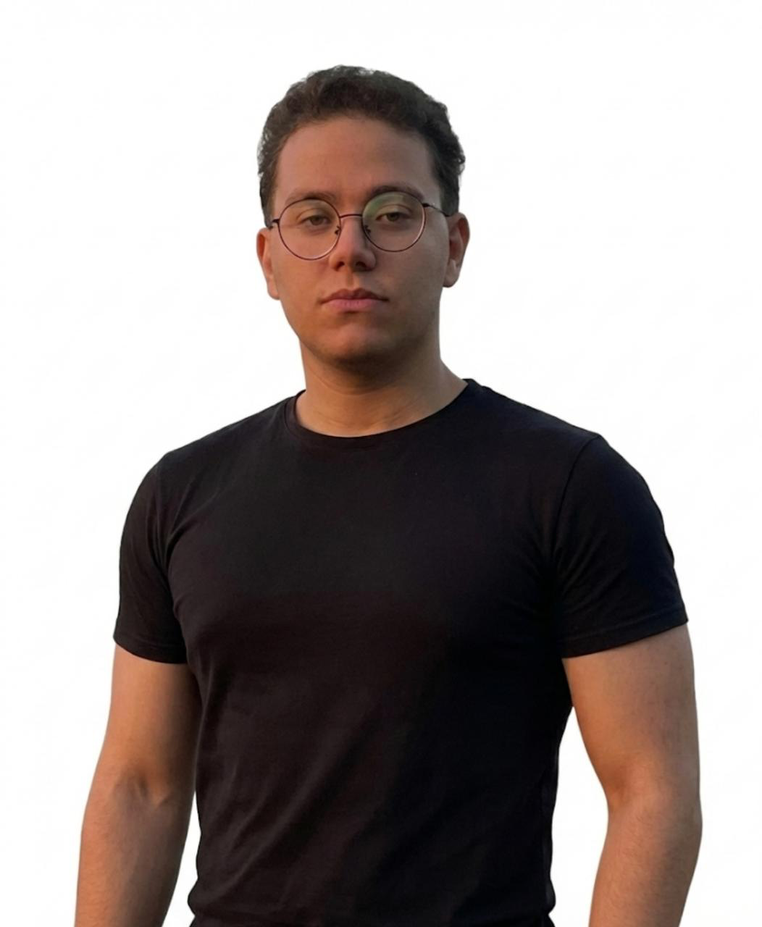
#> input picture image_processing_cartoonifying/image.png, 762 x 927 px, shrunk from 1052 x 1280 before the run
$ python apply_laplacian.py   (older library calls are emulated)
#> lines starting #> are read from the running program, lines starting #| are printed output that depends on the picture; after the words box and inside, x2 and y2 are one past the last pixel; in counts of white or black regions, pixels touching at a corner belong together
import cv2
import numpy as np
import matplotlib.pyplot as plt

from scipy.ndimage import median_filter


import sys

# [7 lines of commented-out code are left out]


def binary_threshold(image,thres = 55,max_val =255):
    ret, binary = cv2.threshold(laplacian, thres, max_val, cv2.THRESH_BINARY)

    return binary

def edge_detection(image):
    """
    Sharpen image using Laplacian filter

    Parameters:
    image: Input image
    """


    image = median_filter(image, size=5) # to deal with noise

    laplacian  = cv2.Laplacian(image, cv2.CV_64F, ksize = 3, delta = 20)

    edges = cv2.convertScaleAbs(laplacian)


    return edges

if __name__ == "__main__":

    img_gray_direct = cv2.imread('image.png', cv2.IMREAD_GRAYSCALE)
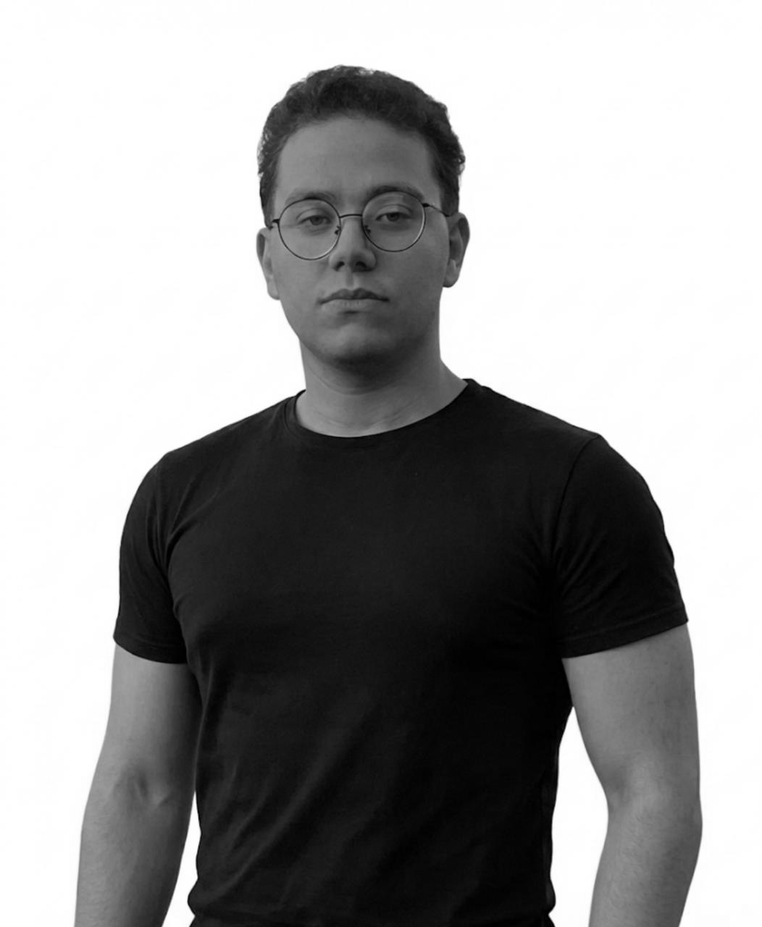
#> img_gray_direct: shape (927, 762); min 0, max 255, mean 153.7


    # Method 1: Read color image and convert to grayscale
    img_color = cv2.imread('image.png', cv2.IMREAD_COLOR)
#> img_color is the input picture: shape (927, 762, 3); mean B, G, R 149.3, 151.6, 160.2
    img_rgb = cv2.cvtColor(img_color, cv2.COLOR_BGR2RGB)
    img_gray_from_color = cv2.cvtColor(img_color, cv2.COLOR_BGR2GRAY)


    # Method 2: Read directly as grayscale
    img_gray_direct = cv2.imread('image.png', cv2.IMREAD_GRAYSCALE)


    # Apply sharpening to grayscale images
    laplacian = edge_detection(img_gray_direct)
#> in edge_detection, `laplacian  = cv2.Laplacian(image, cv2.CV_64F, ksize = 3, delta = 20)`:
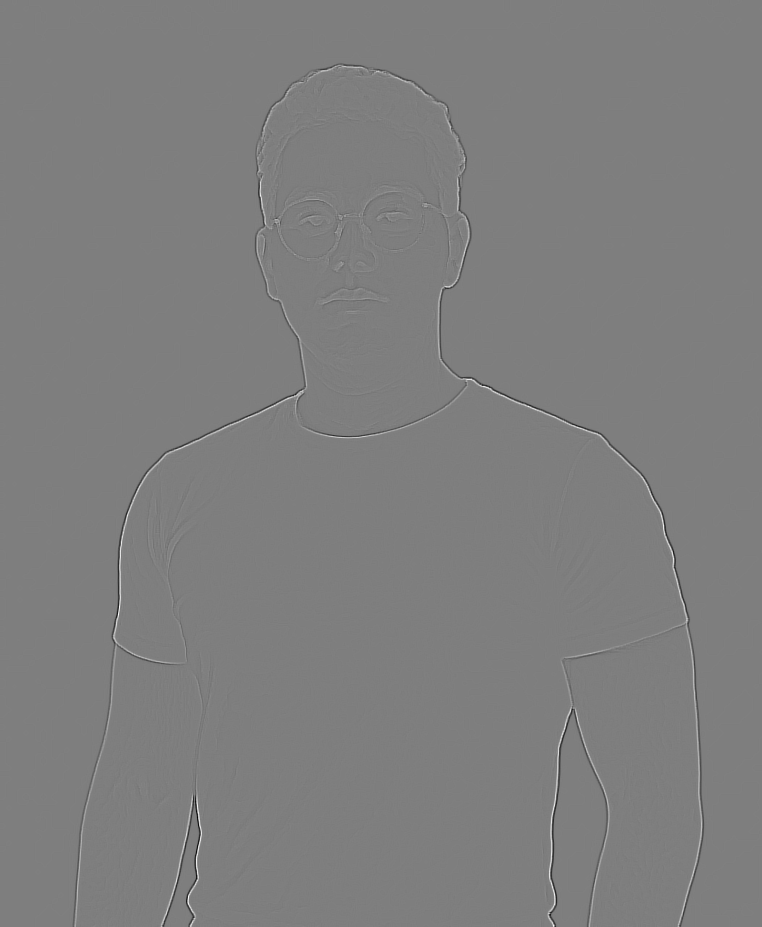
#> laplacian: shape (927, 762) float64; min -544, max 592, mean 20; drawn with min black and max white
#> in edge_detection, `edges = cv2.convertScaleAbs(laplacian)`:
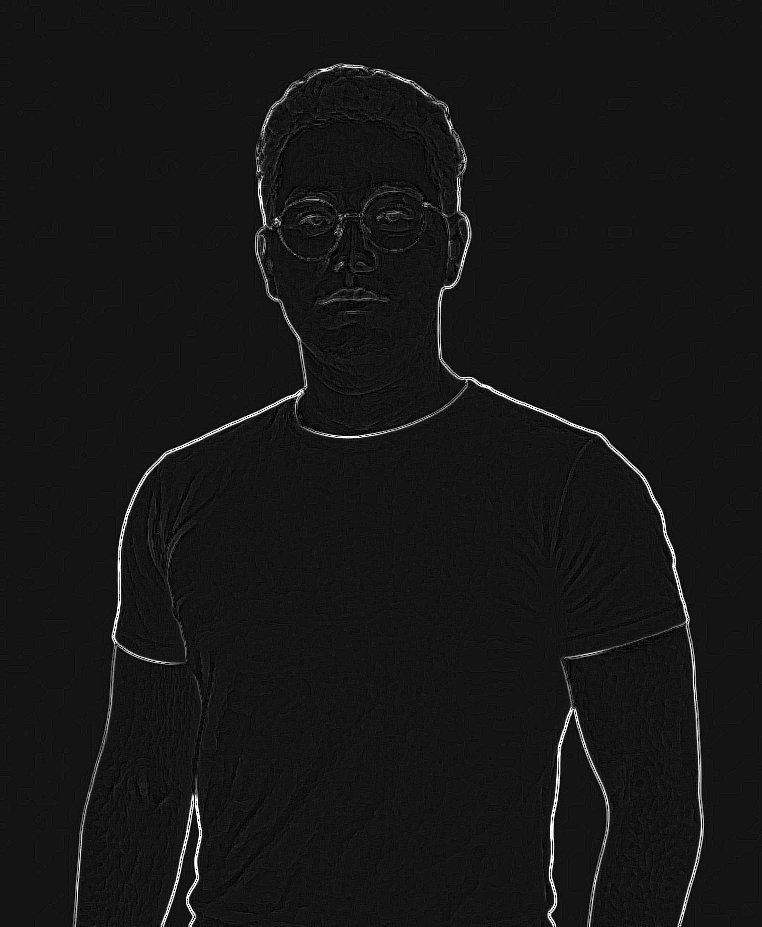
#> edges: shape (927, 762); min 0, max 255, mean 22.5

    # Display results
    plt.figure(figsize=(15,5))

    plt.subplot(131)
    plt.imshow(img_rgb)
    plt.title('Original Color')
    plt.axis('off')

    plt.subplot(132)
    plt.imshow(img_gray_direct, cmap='gray')
    plt.title('Grayscale (Direct Read)')
    plt.axis('off')

    plt.subplot(133)
    plt.imshow(laplacian, cmap='gray')
    plt.title('Laplacian')
    plt.axis('off')

    plt.tight_layout()
    plt.show()
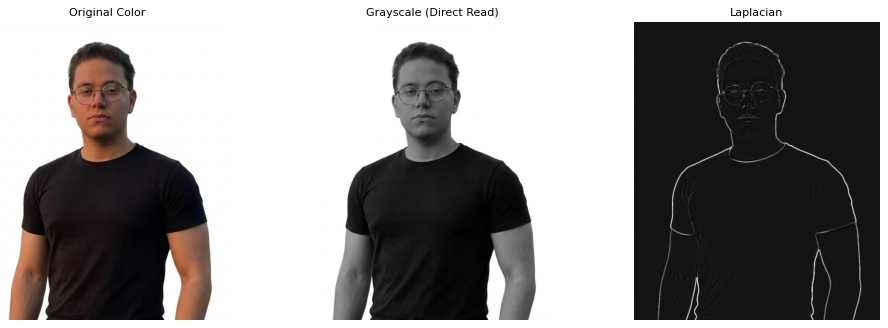
#> figure drawn by matplotlib, 3 panels


    binary = binary_threshold(laplacian)
#> in binary_threshold, `ret, binary = cv2.threshold(laplacian, thres, max_val, cv2.THRESH_BINA..`:
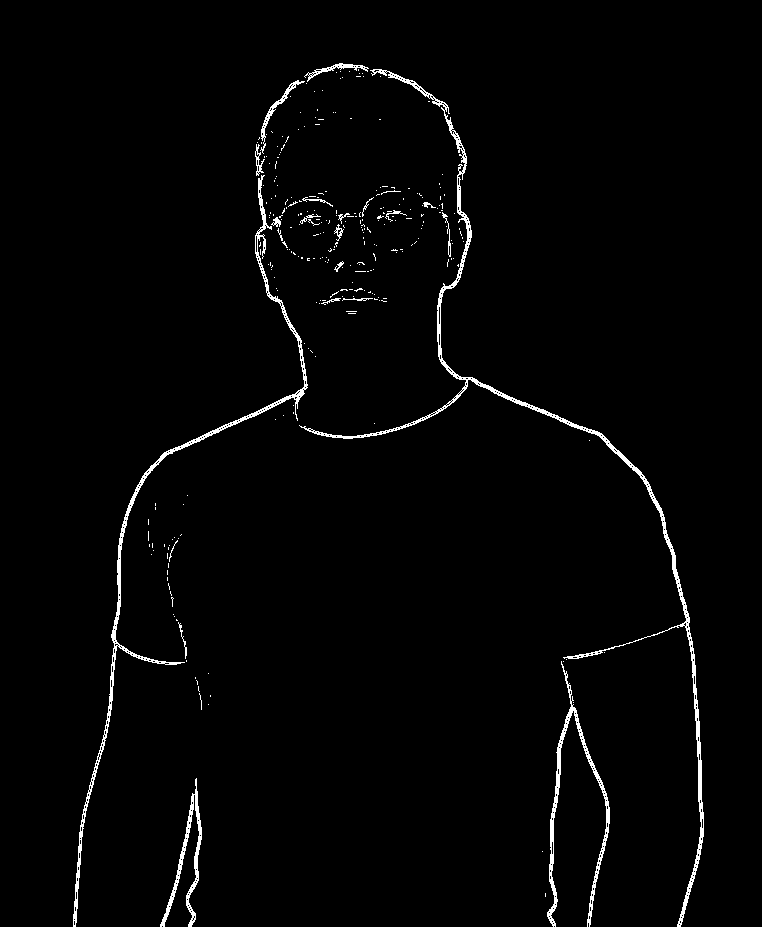
#> binary: shape (927, 762); 1.8% white in thin lines or dots, all inside (x1, y1, x2, y2) = (73, 63, 704, 927)
#> in binary_threshold, `ret, binary = cv2.threshold(laplacian, thres, max_val, cv2.THRESH_BINA..`: ret = 55


    plt.imshow(binary, cmap='gray')
    plt.title(f'Binary Threshold (T={55})')
    plt.axis('off')


    cv2.imwrite('binary.png', binary)

    # Print image information
    print(f"Original color image shape: {img_color.shape}")
#| Original color image shape: (927, 762, 3)
    print(f"Grayscale image shape: {img_gray_direct.shape}")
#| Grayscale image shape: (927, 762)
    print(f"Grayscale image data type: {img_gray_direct.dtype}")
#| Grayscale image data type: uint8
    print(f"Grayscale pixel range: {img_gray_direct.min()} - {img_gray_direct.max()}")
#| Grayscale pixel range: 0 - 255
